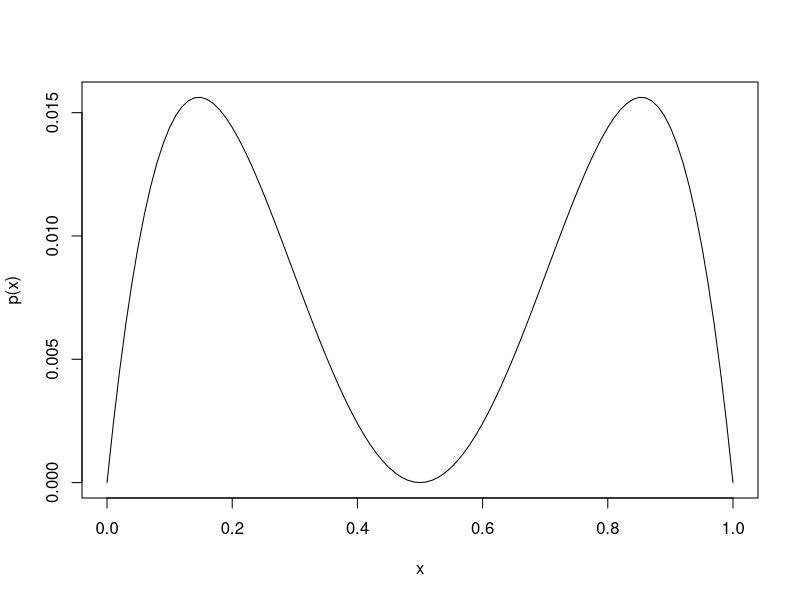
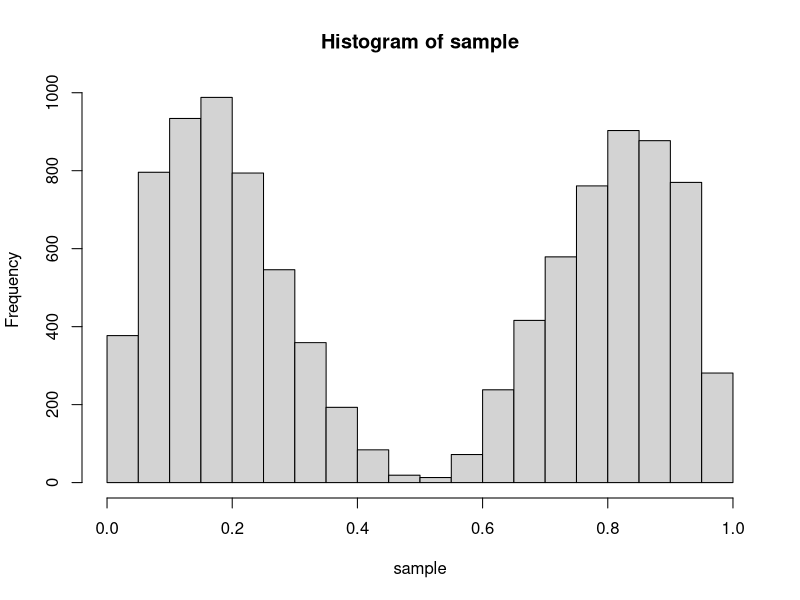

Write R code to recreate these figures, in order.
p <- function(x){
  return(-x*(x-0.5)^2*(x-1))
}
x<-0:100/100
plot(x,p(x),'l')

step <- function(x){
  x_next <- x + runif(1, min=-1, max=1)#この幅は調整する
  r <- p(x_next)/p(x)
  if(r > 1){
    return(x_next)
  }
  else{
    q <- runif(1)
    if(r>q) return(x_next)
    else return(x)
  }
}
sample <- c()
sample[1] <- runif(1)
N <- 10000
for(i in 1:(N-1)){
  sample[i+1] <- step(sample[i])
}
hist(sample)
